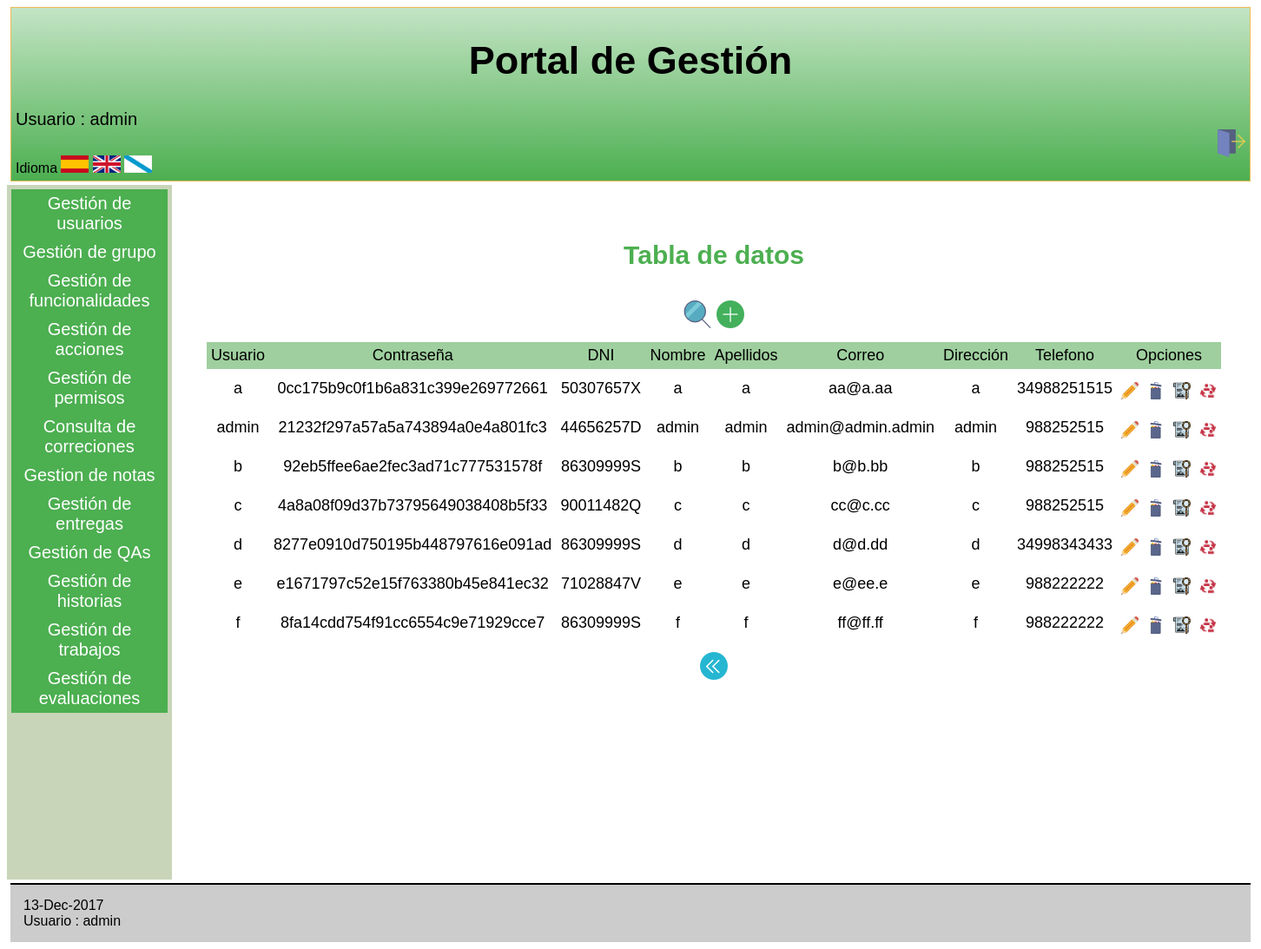
/Controllers/USUARIO_CONTROLLER.php (signed in), run on the app's committed database.
### tables this page shows
CREATE TABLE `USUARIO` (
  `login` varchar(9) NOT NULL,
  `password` varchar(128) NOT NULL,
  `DNI` varchar(9) NOT NULL,
  `Nombre` varchar(30) NOT NULL,
  `Apellidos` varchar(50) NOT NULL,
  `Correo` varchar(40) NOT NULL,
  `Direccion` varchar(60) NOT NULL,
  `Telefono` varchar(11) NOT NULL
  );

### Controllers/USUARIO_CONTROLLER.php (called while the page is built, shortened)
<?php
include '../Models/USUARIO_MODEL.php';
include '../Views/USUARIO/USUARIO_SHOWALL_View.php';
include '../Views/MESSAGE_View.php';
switch ( $_REQUEST[ 'action' ] ) {
	default:
		$USER = new USU_GRUPO(  $_SESSION[ 'login' ],'');
		$ADMIN = $USER->comprobarAdmin();
			if($ADMIN == true){
				if ( !$_POST ) {
			$USUARIO = new USUARIO_MODEL( '', '', '', '', '', '', '', '');
		} else {
			$USUARIO = get_data_form();
		}
		$datos = $USUARIO->SEARCH();
		$lista = array( 'login','password','DNI','Nombre','Apellidos','Correo','Direccion','Telefono');
		$PERMISO = $USER->comprobarPermisos();
		new USUARIO_SHOWALL( $lista, $datos, $PERMISO,true);
			}
}
?>

### Functions/Authentication.php (called while the page is built)
<?php
function IsAuthenticated(){
	if (!isset($_SESSION['login'])){
		return false;
	}
	else{
		return true;
	}
}
?>

### Functions/permisosAcc.php (called while the page is built)
<?php
include_once '../Functions/BdAdmin.php';
function permisosAcc($login,$funcionalidad,$accion){
	   $mysqli=ConectarBD();
	   $sql="SELECT DISTINCT login FROM USU_GRUPO WHERE login='$login' && IdGrupo='00000A' ";
	   $resultado = $mysqli->query( $sql );
	if($resultado->num_rows == 0){
	   $sql1 = "SELECT DISTINCT U.login, P.IdGrupo, P.IdFuncionalidad FROM PERMISO P, USU_GRUPO U WHERE U.login = '$login' && (U.IdGrupo = '00000A' || (U.IdGrupo = P.IdGrupo && P.IdFuncionalidad = '$funcionalidad' && P.IdAccion = '$accion') )";
	   $resultado1 = $mysqli->query( $sql1 );
		if($resultado1->num_rows == 0){
			return false;
		}else{
			return true;
		}
	}else{
		return true;
	}
}
?>

### Functions/permisosFun.php (called while the page is built)
<?php
include_once '../Functions/BdAdmin.php';
function permisosFun($login,$funcionalidad){
	   $mysqli=ConectarBD();
	   $sql = "SELECT DISTINCT U.login, P.IdGrupo, P.IdFuncionalidad FROM PERMISO P, USU_GRUPO U WHERE U.login = '$login' && (U.IdGrupo = '00000A' || (U.IdGrupo = P.IdGrupo && P.IdFuncionalidad = '$funcionalidad') )";
	   $resultado = $mysqli->query( $sql );
		if($resultado->num_rows == 0){
			return false;
		}else{
			return true;
		}
}
?>

### Models/USUARIO_MODEL.php (called while the page is built, shortened)
<?php
class USUARIO_MODEL{
	var $login;
    var $password;
	var $DNI;
	var $Nombre;
	var $Apellidos;
    var $Correo;
    var $Direccion;
	var $Telefono;
	var $mysqli;
	function __construct($login,$password,$DNI,$Nombre,$Apellidos,$Correo,$Direccion,$Telefono) {
		$this->login = $login;
        $this->password=$password;
		$this->DNI = $DNI;
		$this->Nombre = $Nombre;
		$this->Apellidos = $Apellidos;
        $this->Correo = $Correo;
        $this->Direccion=$Direccion;
		$this->Telefono = $Telefono;
		include_once '../Functions/BdAdmin.php';
		$this->mysqli = ConectarBD();
	}
	function SEARCH() {
		$sql = "select  login,
                    password,
					DNI,
					Nombre,
					Apellidos,
                    Correo,
                    Direccion,
					Telefono
       			from USUARIO
    			where
    				(
					(BINARY login LIKE '%$this->login%') &&
                    (BINARY password LIKE '%$this->password%') &&
    				(BINARY DNI LIKE '%$this->DNI%') &&
					(BINARY Nombre LIKE '%$this->Nombre%') &&
	 				(BINARY Apellidos LIKE '%$this->Apellidos%') &&
                    (BINARY Correo LIKE '%$this->Correo%') &&
                    (BINARY Direccion LIKE '%$this->Direccion%') &&
	 				(BINARY Telefono LIKE '%$this->Telefono%')
    				)";
		if ( !( $resultado = $this->mysqli->query( $sql ) ) ) {
			return 'Error en la consulta sobre la base de datos';
		} else {
			return $resultado;
		}
	}
}
?>

### Functions/BdAdmin.php (called while the page is built, shortened)
<?php
function ConectarBD()
	{
	    $mysqli = new mysqli("localhost", "userET3", "passET3", "IUET32017");
		return $mysqli;
	}
?>

### Views/USUARIO/USUARIO_SHOWALL_View.php (the view, shortened to what this page needs)
<?php
class USUARIO_SHOWALL {
	function __construct( $lista, $datos, $PERMISO, $admin) {
		$this->lista = $lista;
		$this->datos = $datos;
		$this->PERMISO = $PERMISO;
		$this->admin = $admin;
		$this->render($this->lista,$this->datos,$this->PERMISO,$this->admin);
	}
	function render($lista,$datos,$PERMISO,$admin){
		$this->datos = $datos;
	if($admin==true){
			    $ADD=true;
			    $DELETE=true;
			    $EDIT=true;
			    $SEARCH=true;
			    $SHOW=true;
			    $ASIGN=true;
	}
	include '../Views/Header.php';
?>
		<div class="seccion">
			<h2>
				<?php echo $strings['Tabla de datos'];?>
			</h2>
			<table>
				<caption style="margin-bottom:10px;">
					<form action='../Controllers/USUARIO_CONTROLLER.php'>
<?php if($SEARCH==true){  ?>
						<button type="submit" name="action" value="SEARCH"><img src="../Views/icon/buscar.png" alt="BUSCAR" /></button>
<?php }
		if($ADD==true){  ?>
						<button type="submit" name="action" value="ADD"><img src="../Views/icon/añadir.png" alt="AÑADIR" /></button>
<?php } ?>
					</form>
				</caption>
				<tr>
<?php
					foreach ( $lista as $atributo ) {
?>
					<th>
						<?php echo $strings[$atributo]?>
					</th>
<?php
					}
		if($EDIT==true || $SHOW==true || $DELETE==true || $ASIGN==true){
?>
					<th colspan="4" >
						<?php echo $strings['Opciones']?>
					</th>
<?php } ?>
				</tr>
<?php
				while ( $fila = mysqli_fetch_array( $this->datos ) ) {
?>
				<tr>
<?php
					foreach ( $lista as $atributo ) {
?>
					<td>
<?php
							echo $fila[ $atributo ];
?>
					</td>
<?php
					}
?>
					<td>
						<form action="../Controllers/USUARIO_CONTROLLER.php" method="get" style="display:inline" >
							<?php if($EDIT==true){ ?>
								<button type="submit" name="action" value="EDIT" ><img src="../Views/icon/modificar.png" alt="<?php echo $strings['Modificar']?>" width="20" height="20" /></button>
						    <?php } ?>
					<td>
							<?php if($DELETE==true){ ?>
								<button type="submit" name="action" value="DELETE" ><img src="../Views/icon/eliminar.png" alt="<?php echo $strings['Eliminar']?>" width="20" height="20" /></button>
							<?php } ?>
					<td>
							<?php if($SHOW==true){ ?>
								<button type="submit" name="action" value="SHOWCURRENT" ><img src="../Views/icon/verDetalles.png" alt="<?php echo $strings['Ver en detalle']?>" width="20" height="20"/></button>
							<?php } ?>
						</form>
				    <td>
							<?php if($ASIGN==true){ ?>
						<form action="../Controllers/USU_GRUPO_CONTROLLER.php" method="get" style="display:inline" >
							<button type="submit" ><img src="../Views/icon/cambioGrupo.png" width="20" height="20"/></button>
						</form>
							<?php } ?>
				</tr>
<?php
				}
?>
			</table>
			<form action='../Controllers/USUARIO_CONTROLLER.php' method="post">
				<button type="submit"><img src="../Views/icon/atras.png" alt="<?php echo $strings['Atras']?>" /></button>
			</form>
		</div>
<?php
		include '../Views/Footer.php';
		}
		}
?>

### Views/Header.php (shortened to what this page needs)
<?php
	include_once '../Functions/Authentication.php';
?>
<!doctype html>
<html lang="es">
<head>
	<link rel="stylesheet" type="text/css" media="screen" href="../Views/css/estilos.css" hreflang="es">
	<link rel="stylesheet" type="text/css" media="screen" href="../Views/tcal/tcal.css" hreflang="es">
</head>
<body>
 <header>
	<p style="text-align:center">
		<h1>
<?php
			echo $strings['Portal de Gestión'];
?>
		</h1>
	</p>
<?php
	if (IsAuthenticated()){
?>
		<p style="font-size:20px; ">
<?php
			echo $strings['Usuario'] . ' : ' . $_SESSION['login'] . '<br>';
?>
			<a href="../Functions/Desconectar.php" style="text-decoration:none"> <img src="../Views/icon/desconexion.png" width="32" height="32" alt="<?php echo $strings['Desconectarse']?>" style="float:right;"></a>
		</p>
<?php
	} else {
			echo $strings['Usuario no identificado'];
?>
		<a href = '../Controllers/Registro_Controller.php' ><img src="../Views/icon/registrarse.png" alt="<?php echo $strings['Registrar']?>" /></a>
<?php
	}
?>
	<form name='idiomform' action="../Functions/CambioIdioma.php" method="post">
		<?php echo $strings['idioma']; ?>
		<button type="submit"  name="idioma" value="SPANISH" ><img src="../Views/icon/banderaEspaña.jpg" alt="<?php echo $strings['Cambiar idioma a español']?>" width="32" height="20" style="display: block;"/></button>
		<button type="submit"  name="idioma" value="ENGLISH" ><img src="../Views/icon/banderaReinoUnido.png" alt="<?php echo $strings['Cambiar idioma a inglés']?>" width="32" height="20" style="display: block;"/></button>
		<button type="submit"  name="idioma" value="GALLEGO" ><img src="../Views/icon/banderaGalicia.png" alt="<?php echo $strings['Cambiar idioma a gallego']?>" width="32" height="20" style="display: block;"/></button>
	</form>
</header>
<div id = 'main'>
<?php
		include '../Views/admin_menuLateral.php';
?>
<article>

### Views/admin_menuLateral.php (shortened to what this page needs)
<?php
include_once '../Functions/permisosAcc.php';
include '../Functions/permisosFun.php';
?>
<nav>
	<ul class="menu">
<?php if (isset($_SESSION['login'])) { ?>
					<ul class ="menu">
	<?php if((permisosAcc($_SESSION['login'],1,5)==true)||(permisosAcc($_SESSION['login'],1,0)==true)||        (permisosAcc($_SESSION['login'],1,3)==true)){ ?>
				<li>
					<a class="primerNivel"><?php echo $strings['Gestion de usuarios']; ?></a>
				</li>
	<?php }
	if((permisosAcc($_SESSION['login'],2,5)==true)||(permisosAcc($_SESSION['login'],2,0)==true)||        (permisosAcc($_SESSION['login'],2,3)==true)){ ?>
				<li>
					<a class="primerNivel"><?php echo $strings['Gestion de grupo']; ?></a>
				</li>
	<?php }
	if((permisosAcc($_SESSION['login'],3,5)==true)||(permisosAcc($_SESSION['login'],3,0)==true)||        (permisosAcc($_SESSION['login'],3,3)==true)){ ?>
				<li>
					<a class="primerNivel"><?php echo $strings['Gestion de funcionalidades']; ?></a>
				</li>
	<?php }
	if((permisosAcc($_SESSION['login'],4,5)==true)||(permisosAcc($_SESSION['login'],4,0)==true)||        (permisosAcc($_SESSION['login'],4,3)==true)){ ?>
				<li>
					<a class="primerNivel"><?php echo $strings['Gestion de acciones']; ?></a>
				</li>
	<?php }
	if((permisosAcc($_SESSION['login'],5,5)==true)|| (permisosAcc($_SESSION['login'],5,3)==true)){ ?>
				<li>
					<a class="primerNivel"><?php echo $strings['Gestión de permisos']; ?></a>
				</li>
	<?php }
		 if((permisosAcc($_SESSION['login'],9,7)==true)||(permisosAcc($_SESSION['login'],13,7)==true)){?>
				<li>
					<a class="primerNivel"><?php echo $strings['Consulta de correciones']; ?></a>
				</li>
	 <?php }
		  if(permisosFun($_SESSION['login'],7)==true){ ?>
	            <li>
					<a href="../Controllers/NOTAS_CONTROLLER.php" class="primerNivel"><?php echo $strings['Gestion de notas']; ?></a>
				</li>
	<?php }
		  if(permisosFun($_SESSION['login'],8)==true){ ?>
				<li>
					<a href="../Controllers/ENTREGA_CONTROLLER.php" class="primerNivel"><?php echo $strings['Gestion de entregas']; ?></a>
				</li>
	<?php }
		  if(permisosFun($_SESSION['login'],9)==true){ ?>
				<li>
					<a href="../Controllers/ASIGNAC_QA_CONTROLLER.php" class="primerNivel"><?php echo $strings['Gestión de QAs']; ?></a>
				</li>
	<?php }
		 if(permisosFun($_SESSION['login'],10)==true){ ?>
				<li>
					<a href="../Controllers/HISTORIA_CONTROLLER.php" class="primerNivel"><?php echo $strings['Gestion de historias']; ?></a>
				</li>
	<?php }
		  if(permisosFun($_SESSION['login'],11)==true){ ?>
				<li>
					<a href="../Controllers/TRABAJO_CONTROLLER.php" class="primerNivel"><?php echo $strings['Gestion de trabajos']; ?></a>
				</li>
	<?php }
		 if(permisosFun($_SESSION['login'],12)==true){ ?>
				<li>
					<a href="../Controllers/EVALUACION_CONTROLLER.php" class="primerNivel"><?php echo $strings['Gestion de evaluaciones']; ?></a>
				</li>
	<?php } ?>
			</ul>
<?php } ?>
	</ul>
</nav>

### Views/Footer.php (shortened to what this page needs)
</article>
 </div>
	<footer><?php echo date("d-M-Y", mktime()); ?></br><?php if (IsAuthenticated()){  echo $strings['Usuario'] . ' : ' . $_SESSION['login'] . '<br>'; }?></footer>
  </body>
</html>

### Views/css/estilos.css (style rules this page uses)
#main { min-height: 800px; margin: 0px; padding: 0px; display: -webkit-flex; display: flex; -webkit-flex-flow: row; flex-flow: row; z-index:1; }
#main > article { margin: 4px; padding: 5px; -webkit-flex: 3 1 60%; flex: 3 1 60%; -webkit-order: 2; order: 2; }
#main > nav { margin: 0px; padding: 5px; background-color: #C8D5B9; min-width: 180px; -webkit-flex: 1 6 15%; flex: 1 6 15%; -webkit-order: 1; order: 1; }
header { display: block; margin: 4px; padding: 5px; min-height: 100px; border: 1px solid #eebb55; background: linear-gradient(to top,rgba(76, 175, 80, 1) 0%, rgba(255, 255, 255, 1)150%); }
body { font-family: Arial; background: white; }
footer { display: block; margin: 4px; padding: 15px; border-top: 2px solid #000; background: #CCC; }
h1 { text-align:center; font-size: 45px; color: black; }
h2 { text-align:center; font-size: 30px; color: #4CAF50; }
p { text-align:justify; }
.menu { padding: 0; margin: 0; list-style-type: none; text-align: center; }
.primerNivel { color : white; text-decoration: none; display: block; padding: 5px; font-size: 20px; background-color: #4CAF50; }
table { padding:1px; margin-top:0px; border-spacing:0px; font-family: Arial; font-size: 20px; border: 0px solid #000; margin: 0 auto ; text-align: left; }
th,td { padding: 5px; text-align: center; font-size: 18px; border: 0px solid #000; }
th { background-color: #9fcf9f; font-weight:normal; border: 0px solid #000; }
.seccion { padding:10px; padding-bottom: 30px; margin: 20px; text-align:center; }
button { background-color:white; border: none; margin-top: 10px; padding:0px; }

### data on the page
usuario: login "a", password "0cc175b9c0f1b6a831c399e269772661", DNI "50307657X", Nombre "a", Apellidos "a", Correo "aa@a.aa", Direccion "a", Telefono "34988251515"
usuario: login "admin", password "21232f297a57a5a743894a0e4a801fc3", DNI "44656257D", Nombre "admin", Apellidos "admin", Correo "admin@admin.admin", Direccion "admin", Telefono "988252515"
usuario: login "b", password "92eb5ffee6ae2fec3ad71c777531578f", DNI "86309999S", Nombre "b", Apellidos "b", Correo "b@b.bb", Direccion "b", Telefono "988252515"
usuario: login "c", password "4a8a08f09d37b73795649038408b5f33", DNI "90011482Q", Nombre "c", Apellidos "c", Correo "cc@c.cc", Direccion "c", Telefono "988252515"
usuario: login "d", password "8277e0910d750195b448797616e091ad", DNI "86309999S", Nombre "d", Apellidos "d", Correo "d@d.dd", Direccion "d", Telefono "34998343433"
usuario: login "e", password "e1671797c52e15f763380b45e841ec32", DNI "71028847V", Nombre "e", Apellidos "e", Correo "e@ee.e", Direccion "e", Telefono "988222222"
usuario: login "f", password "8fa14cdd754f91cc6554c9e71929cce7", DNI "86309999S", Nombre "f", Apellidos "f", Correo "ff@ff.ff", Direccion "f", Telefono "988222222"

### other printed values
$strings['Portal de Gestión'] "Portal de Gestión"
$strings['Usuario'] "Usuario"
$_SESSION['login'] "admin"
$strings['idioma'] "Idioma"
$strings['Gestion de usuarios'] "Gestión de usuarios"
$strings['Gestion de grupo'] "Gestión de grupo"
$strings['Gestion de funcionalidades'] "Gestión de funcionalidades"
$strings['Gestion de acciones'] "Gestión de acciones"
$strings['Gestión de permisos'] "Gestión de permisos"
$strings['Consulta de correciones'] "Consulta de correciones"
$strings['Gestion de notas'] "Gestion de notas"
$strings['Gestion de entregas'] "Gestión de entregas"
$strings['Gestión de QAs'] "Gestión de QAs"
$strings['Gestion de historias'] "Gestión de historias"
$strings['Gestion de trabajos'] "Gestión de trabajos"
